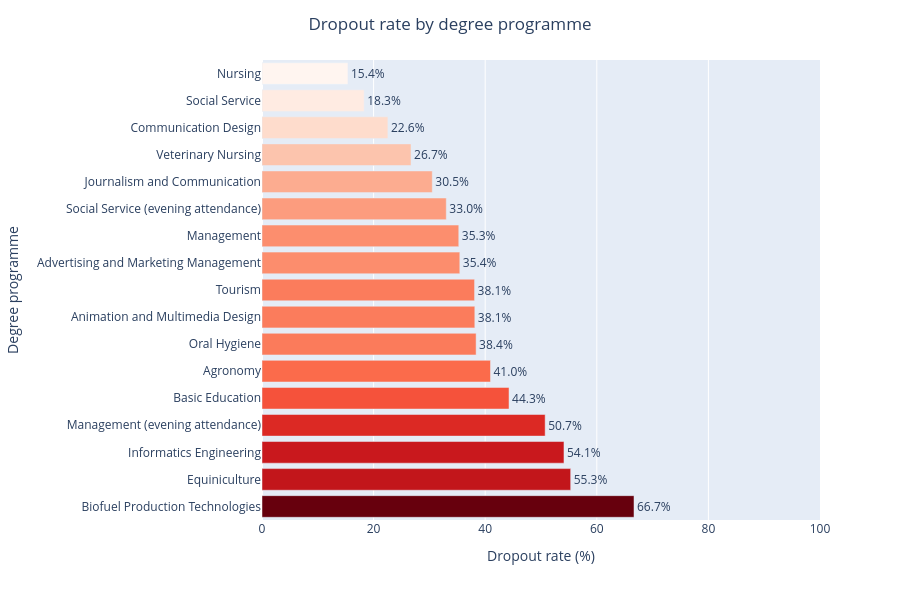

This figure's notebook cell:
### Code cell
fig = px.bar(
    df_course_rate,
    x='Dropout_rate (%)',
    y='Course_name',
    orientation='h',
    text=df_course_rate['Dropout_rate (%)'].round(1).astype(str) + '%',
    color='Dropout_rate (%)',
    color_continuous_scale='Reds'
)

fig.update_traces(
    textposition='outside'
)

fig.update_layout(
    title={
        'text': 'Dropout rate by degree programme',
        'x': 0.5
    },
    xaxis_title='Dropout rate (%)',
    yaxis_title='Degree programme',
    xaxis=dict(range=[0, 100]),
    height=600,
    width=900,
    coloraxis_showscale=False,
    uniformtext_minsize=11,
    uniformtext_mode='hide'
)

save_fig(fig, '10_dropout_rate_by_course')

### Figure 1 — Plotly figure (JSON) as saved in the notebook; plotly's stock layout.template omitted (floating-point values rounded to 4 significant figures)
{"data": [{"hovertemplate": "Dropout_rate (%)=%{marker.color}<br>Course_name=%{y}<br>text=%{text}<extra></extra>", "legendgroup": "", "marker": {"color": [66.67, 55.32, 54.12, 50.75, 44.27, 40.95, 38.37, 38.14, 38.1, 35.45, 35.26, 33.02, 30.51, 26.71, 22.57, 18.31, 15.4], "coloraxis": "coloraxis", "pattern": {"shape": ""}}, "name": "", "orientation": "h", "showlegend": false, "text": ["66.7%", "55.3%", "54.1%", "50.7%", "44.3%", "41.0%", "38.4%", "38.1%", "38.1%", "35.4%", "35.3%", "33.0%", "30.5%", "26.7%", "22.6%", "18.3%", "15.4%"], "textposition": "outside", "type": "bar", "x": [66.67, 55.32, 54.12, 50.75, 44.27, 40.95, 38.37, 38.14, 38.1, 35.45, 35.26, 33.02, 30.51, 26.71, 22.57, 18.31, 15.4], "xaxis": "x", "y": ["Biofuel Production Technologies", "Equiniculture", "Informatics Engineering", "Management (evening attendance)", "Basic Education", "Agronomy", "Oral Hygiene", "Animation and Multimedia Design", "Tourism", "Advertising and Marketing Management", "Management", "Social Service (evening attendance)", "Journalism and Communication", "Veterinary Nursing", "Communication Design", "Social Service", "Nursing"], "yaxis": "y"}], "layout": {"barmode": "relative", "coloraxis": {"colorbar": {"title": {"text": "Dropout_rate (%)"}}, "colorscale": [[0.0, "rgb(255,245,240)"], [0.125, "rgb(254,224,210)"], [0.25, "rgb(252,187,161)"], [0.375, "rgb(252,146,114)"], [0.5, "rgb(251,106,74)"], [0.625, "rgb(239,59,44)"], [0.75, "rgb(203,24,29)"], [0.875, "rgb(165,15,21)"], [1.0, "rgb(103,0,13)"]], "showscale": false}, "height": 600, "legend": {"tracegroupgap": 0}, "margin": {"t": 60}, "title": {"text": "Dropout rate by degree programme", "x": 0.5}, "uniformtext": {"minsize": 11, "mode": "hide"}, "width": 900, "xaxis": {"anchor": "y", "domain": [0.0, 1.0], "range": [0, 100], "title": {"text": "Dropout rate (%)"}}, "yaxis": {"anchor": "x", "domain": [0.0, 1.0], "title": {"text": "Degree programme"}}}}
